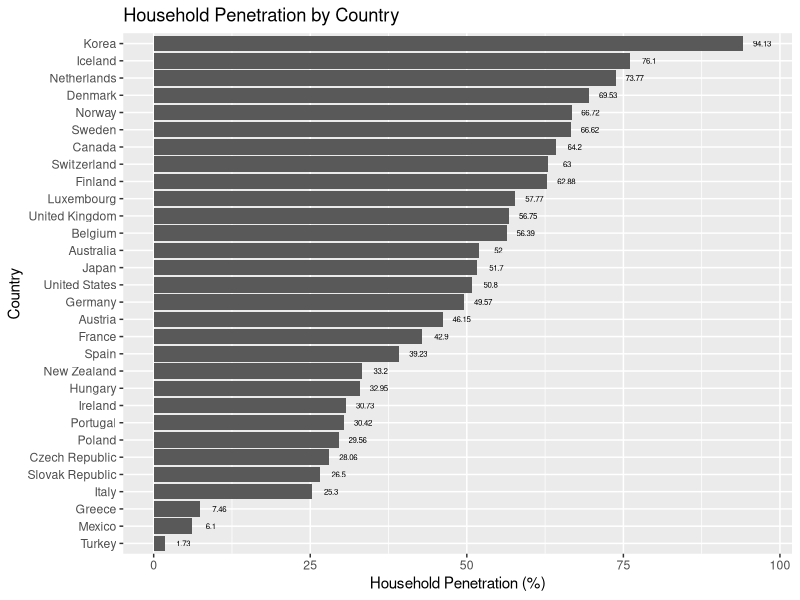
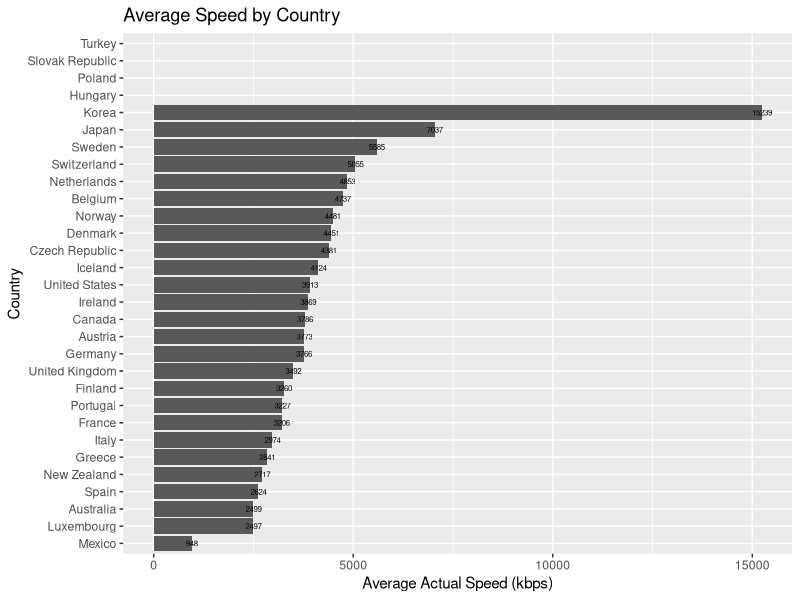
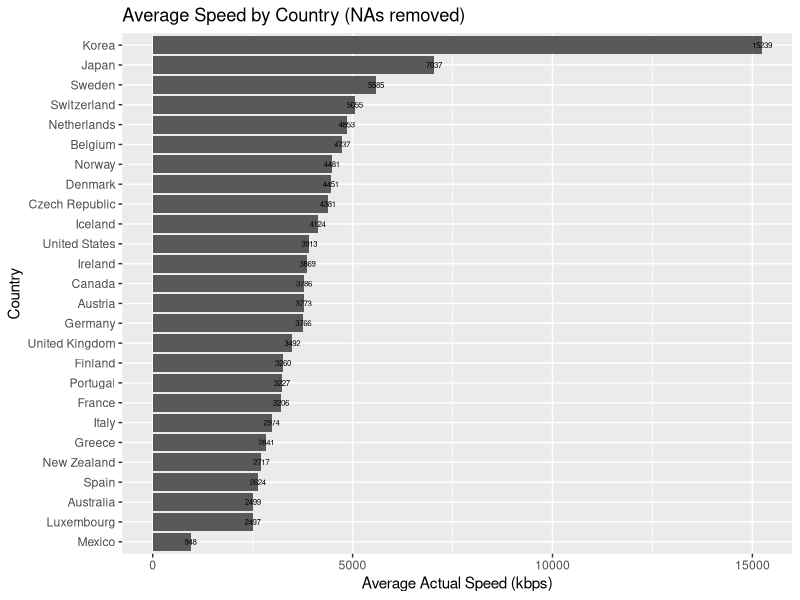
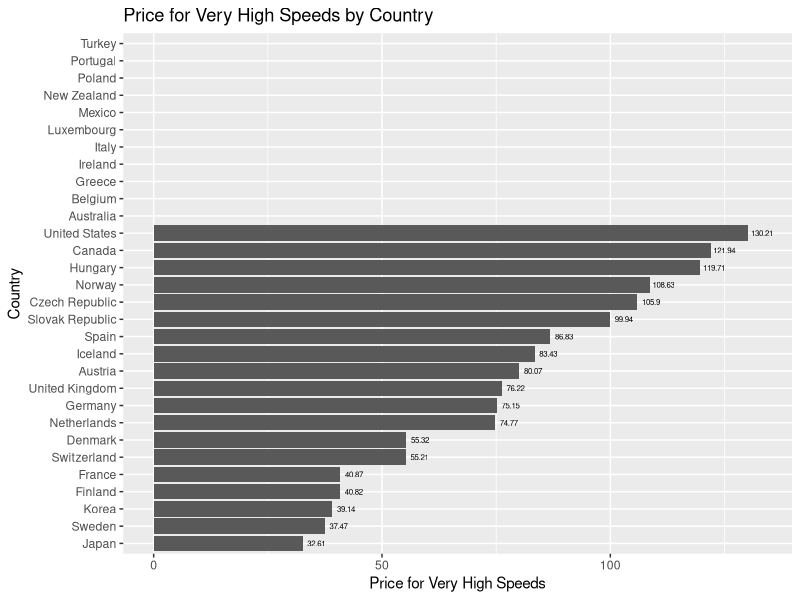
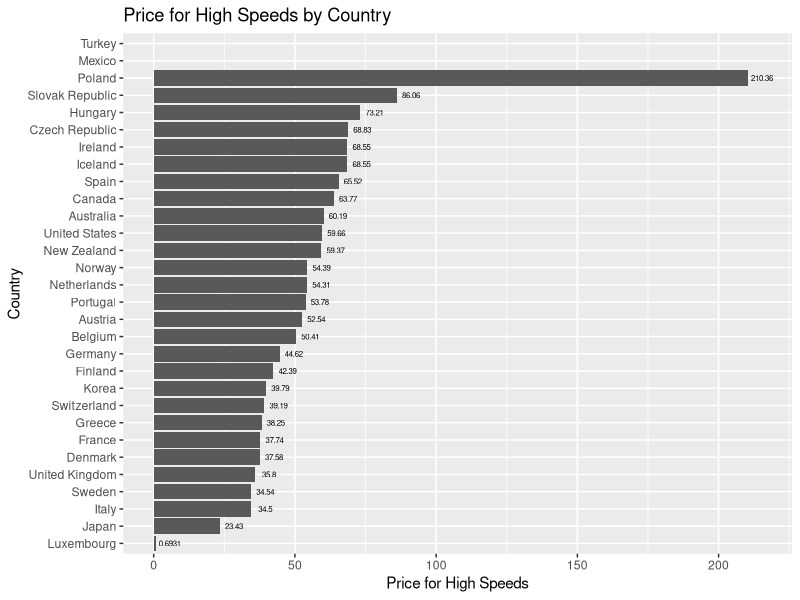
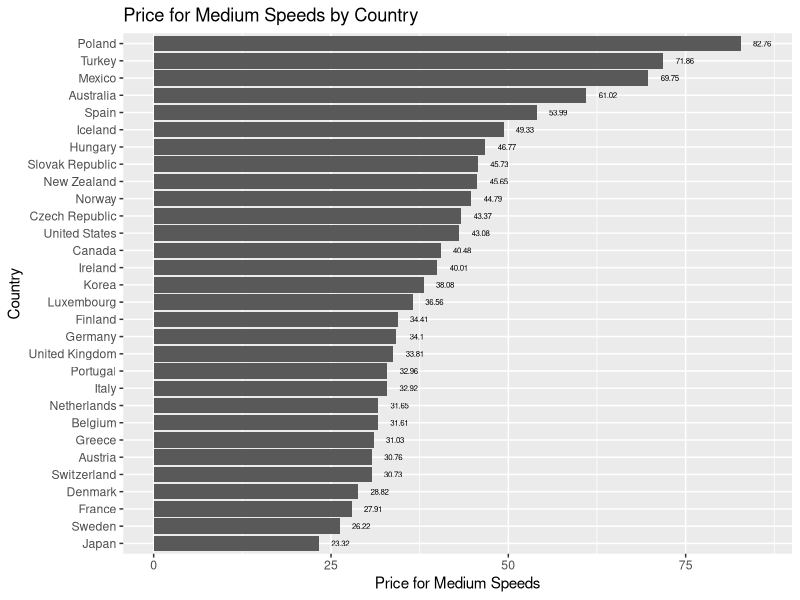
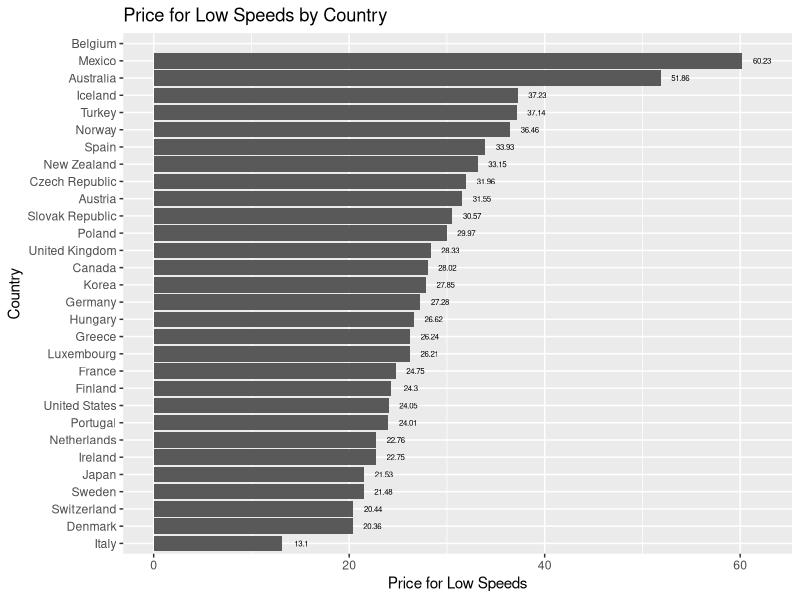
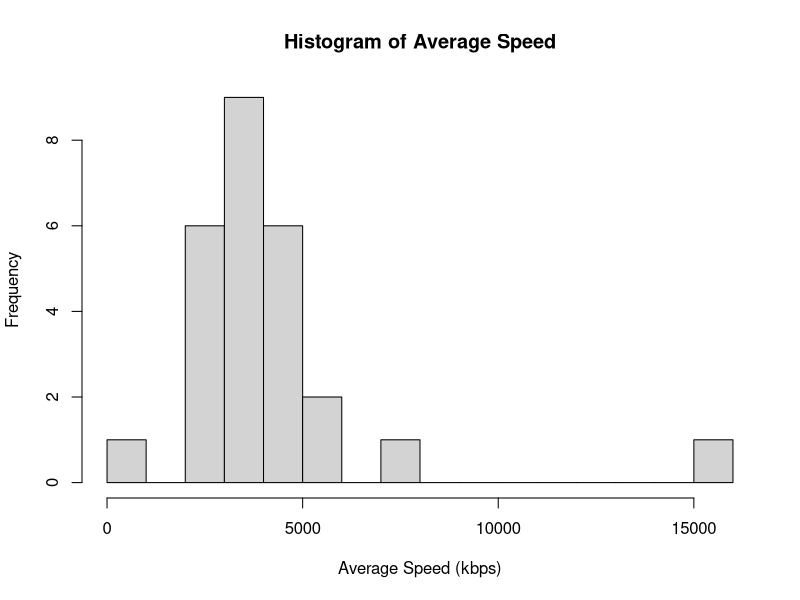

Reproduce these figures in R, in order. (Note: this script raises an error after producing the figures.)
## ---- chunk 1
knitr::opts_chunk$set(echo = TRUE, warning = FALSE)
## ---- chunk 2
library(dplyr)
library(car)
library(ggplot2)

t1 = as_tibble(read.csv('Penetration.csv', stringsAsFactors = F))
t2 = as_tibble(read.csv('Price.csv', stringsAsFactors = F))
t3 = as_tibble(read.csv('Speed.csv', stringsAsFactors = F))

t = t1 %>% full_join(t2) %>% full_join(t3)
str(t)
## ---- chunk 3
clean_percent = function(x) as.numeric(gsub('%', '', x))
clean_dollar = function(x) as.numeric(gsub('\\$', '', x))
clean_commas = function(x) as.numeric(gsub(',', '', x))

t = t %>%
    filter(Country != '') %>%
    select(-c(X, Country.code)) %>%
    mutate(Growth.in.3G.penetration = clean_percent(Growth.in.3G.penetration)) %>%
    mutate(Percent.of.population.in.urban.areas = clean_percent(Percent.of.population.in.urban.areas))

for (c in grep('Price', names(t))) t[c] = unlist(lapply(t[c], clean_dollar))
for (c in grep('Maximum|Average|Standard|Median|X90p', names(t))) t[c] = unlist(lapply(t[c], clean_commas))
t$Country = factor(t$Country)
t$Country.Code = factor(t$Country.Code)
str(t)
## ---- chunk 4
library(ggplot2)
ggplot(t, aes(x=reorder(Country, Household.penetration..OECD), y=Household.penetration..OECD)) +
    geom_bar(stat='identity') +
    geom_text(aes(label=Household.penetration..OECD), nudge_y = 3, size = 2) +
    labs(title = 'Household Penetration by Country', y = 'Household Penetration (%)', x = 'Country') +
    coord_flip()
## ---- chunk 5
ggplot(t, aes(x=reorder(Country, Average.actual.speed..Akamai..kbps.), y=Average.actual.speed..Akamai..kbps.)) +
    geom_bar(stat='identity') +
    geom_text(aes(label=Average.actual.speed..Akamai..kbps.), nudge_y = 3, size = 2) +
    labs(title = 'Average Speed by Country', y = 'Average Actual Speed (kbps)', x = 'Country') +
    coord_flip()
## ---- chunk 6
ggplot(filter(t, !is.na(Average.actual.speed..Akamai..kbps.)), 
        aes(x=reorder(Country, Average.actual.speed..Akamai..kbps.), y = Average.actual.speed..Akamai..kbps.)) +
    geom_bar(stat='identity') +
    geom_text(aes(label=Average.actual.speed..Akamai..kbps.), nudge_y = 0, size = 2) +
    labs(title = 'Average Speed by Country (NAs removed)', y = 'Average Actual Speed (kbps)', x = 'Country') +
    coord_flip()
## ---- chunk 7
ggplot(t, aes(x=reorder(Country, Price.for.very.high.speeds..combined), y = Price.for.very.high.speeds..combined)) +
    geom_bar(stat='identity') +
    geom_text(aes(label=Price.for.very.high.speeds..combined), nudge_y = 3, size = 2) +
    labs(title = 'Price for Very High Speeds by Country', y = 'Price for Very High Speeds', x = 'Country') +
    coord_flip()
## ---- chunk 8
ggplot(t, aes(x=reorder(Country, Price.for.high.speeds..combined), y = Price.for.high.speeds..combined)) +
    geom_bar(stat='identity') +
    geom_text(aes(label=Price.for.high.speeds..combined), nudge_y = 5, size = 2) +
    labs(title = 'Price for High Speeds by Country', y = 'Price for High Speeds', x = 'Country') +
    coord_flip()
## ---- chunk 9
ggplot(t, aes(x=reorder(Country, Price.for.med.speeds..combined), y = Price.for.med.speeds..combined)) +
    geom_bar(stat='identity') +
    geom_text(aes(label=Price.for.med.speeds..combined), nudge_y = 3, size = 2) +
    labs(title = 'Price for Medium Speeds by Country', y = 'Price for Medium Speeds', x = 'Country') +
    coord_flip()
## ---- chunk 10
ggplot(t, aes(x=reorder(Country, Price.for.low.speeds..combined), y = Price.for.low.speeds..combined)) +
    geom_bar(stat='identity') +
    geom_text(aes(label=Price.for.low.speeds..combined), nudge_y = 2, size = 2) +
    labs(title = 'Price for Low Speeds by Country', y = 'Price for Low Speeds', x = 'Country') +
    coord_flip()
## ---- chunk 11
summary(t$Average.actual.speed..Akamai..kbps., na.rm = T)
hist(t$Average.actual.speed..Akamai..kbps., breaks = 20,
     main = 'Histogram of Average Speed', xlab = 'Average Speed (kbps)')
## ---- chunk 12
t_sub1 <- subset(t, Average.actual.speed..Akamai..kbps. < 8000, na.rm = T)
summary(t_sub1$Average.actual.speed..Akamai..kbps.)
hist(t_sub1$Average.actual.speed..Akamai..kbps., breaks = 20,
     main = 'Histogram of Average Speed (Outlier Removed)', xlab = 'Average Speed (kbps)')
## ---- chunk 13
summary(t$Household.penetration..OECD)
hist(t$Household.penetration..OECD, breaks = 20,
     main = 'Histogram of Household Penetration', xlab = 'Household Penetration (%)')
## ---- chunk 14
summary(t$Price.for.very.high.speeds..combined, na.rm = T)
hist(t$Price.for.very.high.speeds..combined, breaks = 20,
     main = 'Histogram of Price for Very High Speeds', xlab = 'Price for Very High Speeds')
## ---- chunk 15
summary(t$Price.for.high.speeds..combined, na.rm = T)
hist(t$Price.for.high.speeds..combined, breaks = 20,
     main = 'Histogram of Price for High Speeds', xlab = 'Price for High Speeds')
## ---- chunk 16
t_sub3 <- subset(t_sub2, Price.for.high.speeds..combined < 200, na.rm = T)
hist(t_sub3$Price.for.high.speeds..combined, breaks = 20,
     main = 'Histogram of Price for High Speeds (Outlier Removed)', xlab = 'Price for High Speeds')
## ---- chunk 17
summary(t$Price.for.med.speeds..combined)
hist(t$Price.for.med.speeds..combined, breaks = 20,
     main = 'Histogram of Price for Medium Speeds', xlab = 'Price for Medium Speeds')
## ---- chunk 18
summary(t$Price.for.low.speeds..combined)
hist(t$Price.for.low.speeds..combined, breaks = 20,
     main = 'Histogram of Price for Low Speeds', xlab = 'Price for Low Speeds')
## ---- chunk 19
scatterplotMatrix( ~t$Average.actual.speed..Akamai..kbps. + t$Household.penetration..OECD, 
                   diagonal = 'hist',
                   main = 'Average Speed vs Household Penetration')
## ---- chunk 20
scatterplotMatrix( ~ t_sub3$Household.penetration..OECD + 
                       t_sub3$Price.for.very.high.speeds..combined + 
                       t_sub3$Price.for.high.speeds..combined + 
                       t_sub3$Price.for.med.speeds..combined + 
                       t_sub3$Price.for.low.speeds..combined, 
                   diagonal = 'hist',
                   main = 'Average Speed vs Prices')
## ---- chunk 21
plot(t$Household.penetration..OECD, factor = 2, t$Price.for.very.high.speeds..combined, factor = 2,
     xlab = "House Penetration", ylab = "Very High Speed Price",
     main = "House Penetration and Price of Very High Speed")
abline(lm(t$Household.penetration..OECD ~ t$Price.for.very.high.speeds..combined))

plot(t$Household.penetration..OECD, factor = 2, t$Price.for.high.speeds..combined, factor = 2,
     xlab = "House Penetration", ylab = "High Speed Price",
     main = "House Penetration and Price of High Speed")
abline(lm(t$Household.penetration..OECD ~ t$Price.for.high.speeds..combined))

plot(t$Household.penetration..OECD, factor = 2, t$Percent.of.population.in.urban.areas, factor = 2,
     xlab = "House Penetration", ylab = "Population % in Urban Areas",
     main = "House Penetration and Population in Urban Areas")

plot(t$Average.actual.speed..Akamai..kbps., factor = 2, t$Percent.of.population.in.urban.areas, factor = 2,
     xlab = "Average Speed", ylab = "Population % in Urban Areas",
     main = "Average Speed and Population in Urban Areas")
## ---- chunk 22
lm(t$Household.penetration..OECD ~ t$Percent.of.population.in.urban.areas)
## ---- chunk 23
lm(t$Average.actual.speed..Akamai..kbps. ~ t$Percent.of.population.in.urban.areas)
## ---- chunk 24
lm(t$Average.actual.speed..Akamai..kbps. ~ t$Price.for.very.high.speeds..combined)

lm(t$Average.actual.speed..Akamai..kbps. ~ t$Price.for.high.speeds..combined)

lm(t$Average.actual.speed..Akamai..kbps. ~ t$Price.for.med.speeds..combined)

lm(t$Average.actual.speed..Akamai..kbps. ~ t$Price.for.low.speeds..combined)
## ---- chunk 25
lm(t$Average.actual.speed..Akamai..kbps. ~ t$Percent.of.population.in.urban.areas + t$Price.for.very.high.speeds..combined)
## ---- chunk 26
lm(t$Average.actual.speed..Akamai..kbps. ~ t$Percent.of.population.in.urban.areas + t$Price.for.high.speeds..combined)
## ---- chunk 27
lm(t$Average.actual.speed..Akamai..kbps. ~ t$Percent.of.population.in.urban.areas + t$Price.for.med.speeds..combined)
## ---- chunk 28
lm(t$Average.actual.speed..Akamai..kbps. ~ t$Percent.of.population.in.urban.areas + t$Price.for.low.speeds..combined)
